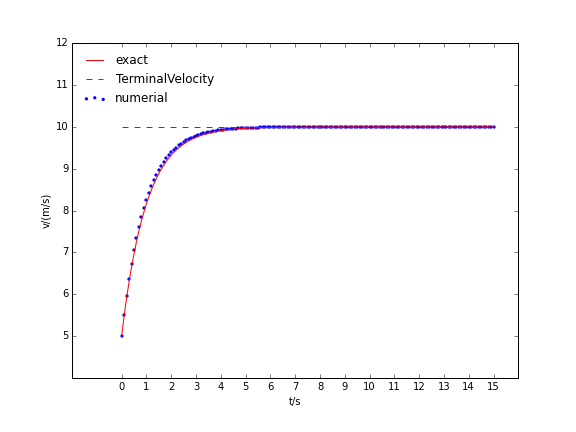

Generate this figure with Python:
#suppose the initial velocity is 5, a = 10 and b = 1

#use Euler Method to calculate the numerial solution of v(t)
def v(t,dt):
    v = [5 for i in range(int(t/dt+1))]
    a = 10
    b = 1
    for i in range(int(t/dt)):
        v[i+1] = v[i] + (a-b*v[i])*dt
    return v

#set the time interval as 15s and the time step as 0.1s
v_n = v(15,0.1)
t_n = [0.1*i for i in range(151)]

#use scipy to calculate the exact solution of v(t)
from scipy.integrate import odeint
def dvdt(y,t):
    dvdt = 10 - y
    return dvdt
t_e = t_n
sol_v = odeint(dvdt,5,t_e)
v_e = sol_v[:,0]

#plot the solutions
import matplotlib.pyplot as plt
import numpy as np
plt.figure(figsize=(8,6))
plt.scatter(t_n,v_n,s=5,color='blue',label='numerial')
plt.plot(t_e,v_e,color='red',label='exact')
v_ter = [10 for i in range(151)]
plt.plot(t_e,v_ter,'--',color='green',label='TerminalVelocity')
plt.xticks(np.linspace(0,15,16,endpoint=True))
plt.yticks(np.linspace(5,12,8,endpoint=True))
plt.xlabel('t/s')
plt.ylabel('v/(m/s)')
plt.legend(loc='upper left',frameon=False)
plt.savefig('TerminalVelocity.png')
plt.show()
